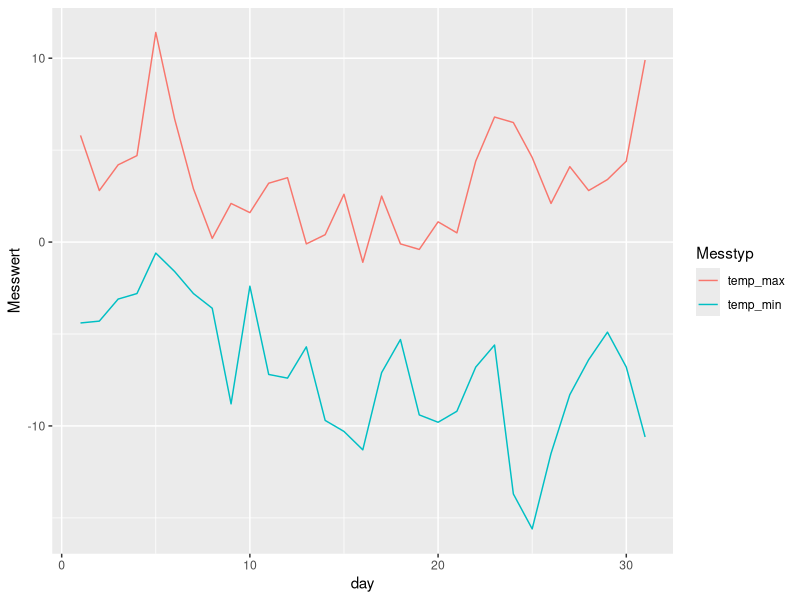
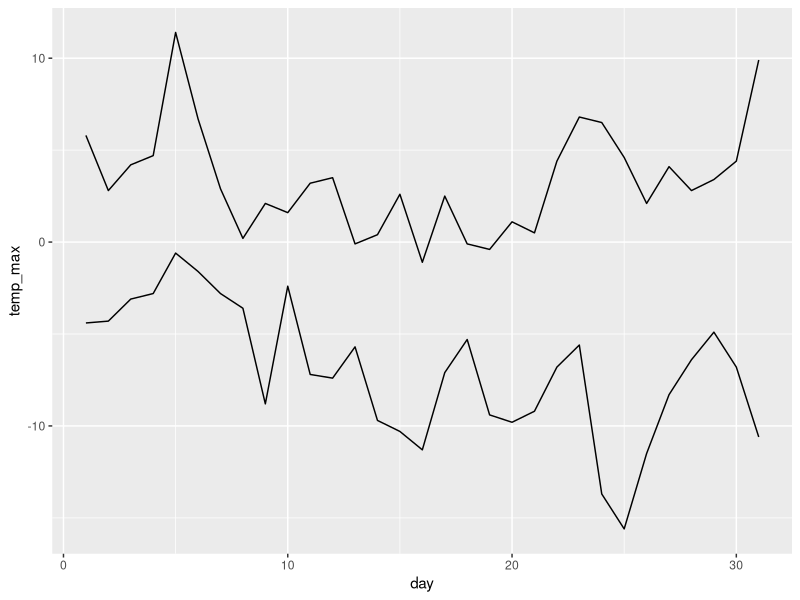

R code for these plots, in order:
library("dplyr")
library("tidyr")
library("lubridate")
library("readr")
library("ggplot2")

df <- data.frame(
  key = c("A", "B", "C", "A", "B", "C", "A", "B", "C"),
  data = c(0, 5, 10, 5, 10, 15, 10, 15, 20)
)

df

sry <- df |>
  group_by(key) |>
  summarise(Summe = sum(data))

sry <- df |>
  group_by(key) |>
  summarise(
    Summe = sum(data),
    Minimum = min(data),
    Maximun = max(data)
  )

## ?mtcars

mtcars <- mtcars # Einlesen des Beispielsdatensatzes mtcars
by_cyl <- group_by(mtcars, cyl) # Gruppieren nach Anzahl Zylinder (cyl)
summarise(by_cyl, mean_mpg = mean(mpg)) # Berechnen des Mittelwerts pro Zylinder-Gruppe, resp. Kategorie

by_cyl_2 <- group_by(mtcars, cyl, am) # Gruppieren nach Anzahl Zylinder (cyl)
# UND Schaltung automatisch oder manuell (am)

summarise(by_cyl_2, mean_mpg = mean(mpg))

wetter <- read_delim("datasets/prepro/weather.csv",
  col_types = cols(
    col_factor(levels = NULL),
    col_datetime(format = "%Y%m%d%H"),
    col_double()
  )
)

mean(wetter$tre200h0, na.rm = TRUE)

wetter$month <- month(wetter$time)

wetter <- mutate(wetter, month = month(time))

mean(wetter$tre200h0[wetter$month == 1], na.rm = TRUE)

summarise(group_by(wetter, month), temp_mittel = mean(tre200h0, na.rm = TRUE))

## # 1 nimm den Datensatz "wetter"
## # 2 Bilde Gruppen pro Monat
## # 3 berechne das Temperaturmittel
##
## summarise(group_by(wetter,month),temp_mittel = mean(tre200h0))
## #                  \_1_/
## #         \__________2_________/
## #\___________________3_______________________________________/
##
## # wird zu:
##
## wetter |>                                  # 1
##   group_by(month) |>                       # 2
##   summarise(temp_mittel = mean(tre200h0))  # 3

# Maximal und minimal Temperatur pro Tag im Monat Januar
weather_summary <- wetter |>                # 1) nimm den Datensatz "wetter"
  filter(month == 1) |>                     # 2) filter auf den Monat Januar
  mutate(day = day(time)) |>                # 3) erstelle eine neue Spalte "day"
  group_by(day) |>                          # 4) Nutze die neue Spalte um Gruppen zu bilden
  summarise(
    temp_max = max(tre200h0, na.rm = TRUE), # 5) Berechne das Maximum
    temp_min = min(tre200h0, na.rm = TRUE)  # 6) Berechne das Minimum
  )

weather_summary

weather_summary |>
  pivot_longer(c(temp_max, temp_min))

weather_summary |>
  pivot_longer(-day)

weather_summary_long <- weather_summary |>
  pivot_longer(-day, names_to = "Messtyp", values_to = "Messwert")

nrow(weather_summary)
nrow(weather_summary_long)

ggplot(weather_summary_long, aes(day, Messwert, colour = Messtyp)) +
  geom_line()

weather_summary_long |>
  pivot_wider(names_from = Messtyp, values_from = Messwert)

ggplot(weather_summary) +
  geom_line(aes(day, temp_max)) +
  geom_line(aes(day, temp_min))
